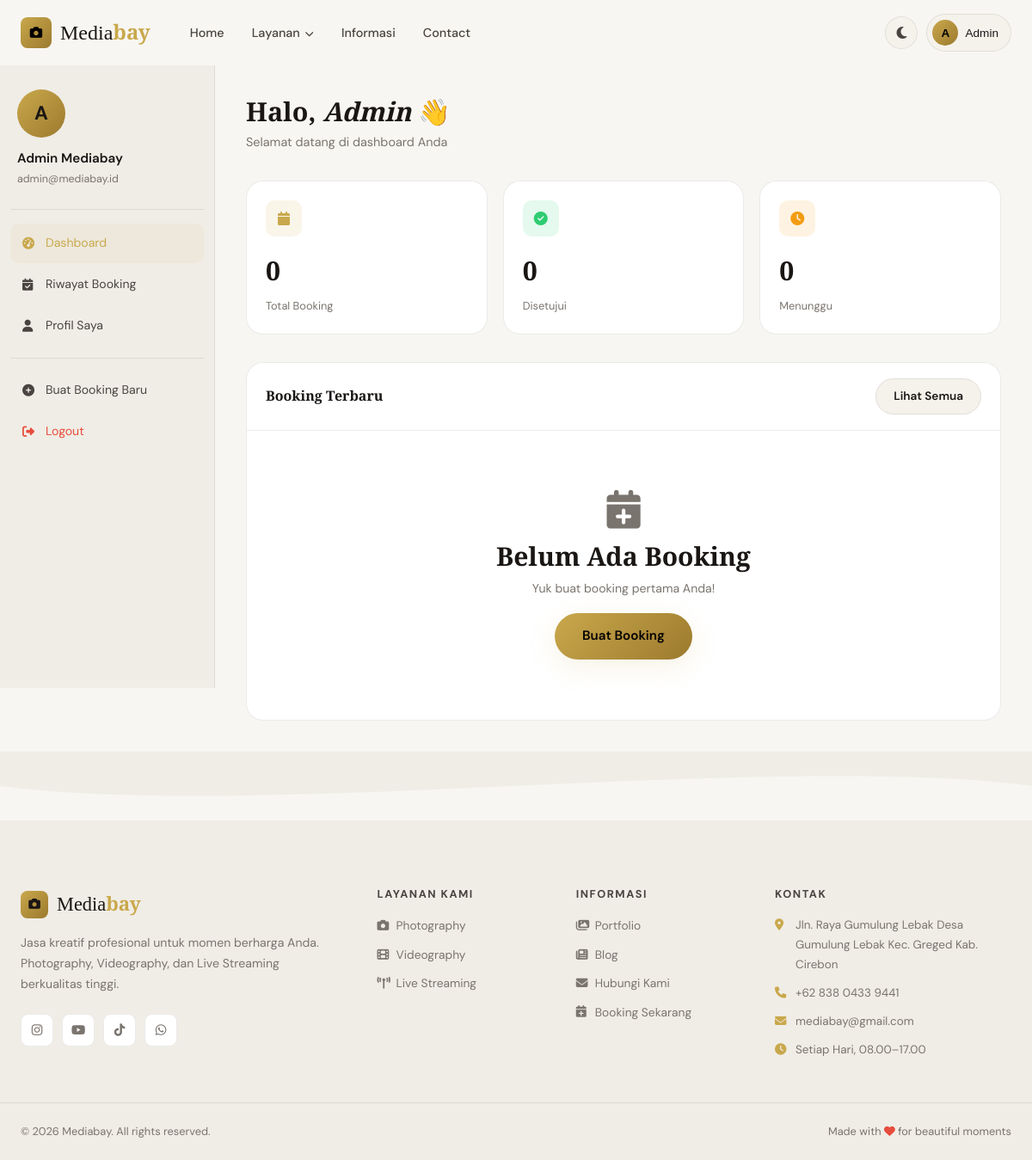
The app's page /dashboard (signed in) with its own data.
### tables this page shows
CREATE TABLE `users` (
  `id` int(11) NOT NULL,
  `name` varchar(150) NOT NULL,
  `email` varchar(150) NOT NULL,
  `phone` varchar(20) DEFAULT NULL,
  `password` varchar(255) NOT NULL,
  `role` enum('user','admin') DEFAULT 'user',
  `avatar` varchar(255) DEFAULT NULL,
  `created_at` timestamp NOT NULL DEFAULT current_timestamp(),
  `updated_at` timestamp NOT NULL DEFAULT current_timestamp() ON UPDATE current_timestamp()
);

CREATE TABLE `categories` (
  `id` int(11) NOT NULL,
  `name` varchar(100) NOT NULL,
  `slug` varchar(100) NOT NULL,
  `icon` varchar(50) DEFAULT NULL,
  `description` text DEFAULT NULL,
  `image` varchar(255) DEFAULT NULL,
  `sort_order` int(11) DEFAULT 0,
  `is_active` tinyint(1) DEFAULT 1,
  `created_at` timestamp NOT NULL DEFAULT current_timestamp()
);

### app/controllers/Controllers.php (called while the page is built, shortened)
<?php
class UserController extends Controller {
    public function dashboard(): void {
        $bookings = (new BookingModel())->getByUser($_SESSION['user_id']);
        $user     = (new UserModel())->find($_SESSION['user_id']);
        $this->view('user/dashboard', compact('bookings', 'user'));
    }
}

### public/index.php (called while the page is built, shortened)
<?php
require_once __DIR__ . '/../config/database.php';
require_once __DIR__ . '/../core/Database.php';
require_once __DIR__ . '/../core/Model.php';
require_once __DIR__ . '/../core/Router.php';
require_once __DIR__ . '/../app/models/Models.php';
require_once __DIR__ . '/../app/controllers/Controllers.php';
$scriptDir = dirname($_SERVER['SCRIPT_NAME'] ?? '/index.php');
$basePath  = ($scriptDir === '/' || $scriptDir === '\\') ? '' : rtrim($scriptDir, '/');
$router = new Router($basePath);
$router->dispatch();

### core/Database.php (called while the page is built)
<?php
class Database {
    private static ?PDO $instance = null;
    public static function getInstance(): PDO {
        if (self::$instance === null) {
            try {
                $dsn = "mysql:host=" . DB_HOST . ";dbname=" . DB_NAME . ";charset=" . DB_CHARSET;
                self::$instance = new PDO($dsn, DB_USER, DB_PASS, [
                    PDO::ATTR_ERRMODE            => PDO::ERRMODE_EXCEPTION,
                    PDO::ATTR_DEFAULT_FETCH_MODE => PDO::FETCH_ASSOC,
                    PDO::ATTR_EMULATE_PREPARES   => false,
                ]);
            } catch (PDOException $e) {
                die(json_encode(['error' => 'Database connection failed: ' . $e->getMessage()]));
            }
        }
        return self::$instance;
    }
}

### core/Model.php (called while the page is built, shortened)
<?php
abstract class Model {
    protected PDO $db;
    protected string $table = '';
    protected string $primaryKey = 'id';
    public function __construct() {
        $this->db = Database::getInstance();
    }
    public function find(int $id): ?array {
        $stmt = $this->db->prepare("SELECT * FROM {$this->table} WHERE {$this->primaryKey} = ?");
        $stmt->execute([$id]);
        $result = $stmt->fetch();
        return $result ?: null;
    }
}

### app/models/Models.php (called while the page is built, shortened)
<?php
class CategoryModel extends Model {
    public function getActive(): array {
        $stmt = $this->db->query("SELECT * FROM categories WHERE is_active=1 ORDER BY sort_order ASC");
        return $stmt->fetchAll();
    }
}
class BookingModel extends Model {
    public function getByUser(int $userId): array {
        $stmt = $this->db->prepare("
            SELECT b.*, p.name as package_name, s.name as service_name, c.name as category_name
            FROM bookings b
            JOIN packages p ON b.package_id = p.id
            JOIN services s ON p.service_id = s.id
            JOIN categories c ON s.category_id = c.id
            WHERE b.user_id = ?
            ORDER BY b.created_at DESC
        ");
        $stmt->execute([$userId]);
        return $stmt->fetchAll();
    }
}

### app/views/user/dashboard.php (the view, shortened to what this page needs)
<div class="dashboard-layout">
  <?php require __DIR__ . '/../partials/user_sidebar.php'; ?>
  <div class="dashboard-main">
    <div class="page-header">
      <h1>Halo, <em><?= htmlspecialchars(explode(' ', $user['name'])[0]) ?></em> 👋</h1>
      <p>Selamat datang di dashboard Anda</p>
    </div>
    <div class="stats-grid">
      <?php
      $total    = count($bookings);
      $approved = count(array_filter($bookings, fn($b) => $b['status'] === 'APPROVED'));
      $pending  = count(array_filter($bookings, fn($b) => in_array($b['status'], ['REQUESTED','WAITING_VERIFICATION'])));
      ?>
      <div class="stat-card">
        <div class="stat-icon stat-icon-gold"><i class="fas fa-calendar"></i></div>
        <div class="stat-value"><?= $total ?></div>
        <div class="stat-label">Total Booking</div>
      </div>
      <div class="stat-card">
        <div class="stat-icon stat-icon-green"><i class="fas fa-check-circle"></i></div>
        <div class="stat-value"><?= $approved ?></div>
        <div class="stat-label">Disetujui</div>
      </div>
      <div class="stat-card">
        <div class="stat-icon stat-icon-orange"><i class="fas fa-clock"></i></div>
        <div class="stat-value"><?= $pending ?></div>
        <div class="stat-label">Menunggu</div>
      </div>
    </div>
    <div class="card">
      <div class="card-header">
        <h3>Booking Terbaru</h3>
        <a href="<?= BASE_URL ?>/dashboard/booking" class="btn btn-ghost btn-sm">Lihat Semua</a>
      </div>
      <?php if ($bookings): ?>
      <div class="table-wrap">
        <table class="data-table">
          <thead>
            <tr>
              <th>Kode</th><th>Layanan</th><th>Tanggal Event</th><th>Total</th><th>Status</th><th>Aksi</th>
            </tr>
          </thead>
          <tbody>
            <?php $statusMap = ['REQUESTED'=>'requested','WAITING_VERIFICATION'=>'waiting','APPROVED'=>'approved','REJECTED'=>'rejected','EXPIRED'=>'expired']; ?>
            <?php $statusLabel = ['REQUESTED'=>'Menunggu','WAITING_VERIFICATION'=>'Verifikasi','APPROVED'=>'Disetujui','REJECTED'=>'Ditolak','EXPIRED'=>'Expired']; ?>
            <?php foreach(array_slice($bookings, 0, 5) as $b): ?>
            <tr>
              <td><strong style="color:var(--gold)"><?= htmlspecialchars($b['booking_code']) ?></strong></td>
              <td>
                <div><?= htmlspecialchars($b['service_name']) ?></div>
                <div style="font-size:0.78rem;color:var(--text-muted)"><?= htmlspecialchars($b['package_name']) ?></div>
              </td>
              <td><?= date('d M Y', strtotime($b['event_date'])) ?></td>
              <td>Rp <?= number_format($b['total_price'], 0, ',', '.') ?></td>
              <td><span class="badge badge-<?= $statusMap[$b['status']] ?>"><?= $statusLabel[$b['status']] ?></span></td>
              <td>
                <a href="<?= BASE_URL ?>/booking/<?= $b['booking_code'] ?>" class="btn btn-ghost btn-sm">Detail</a>
              </td>
            </tr>
            <?php endforeach; ?>
          </tbody>
        </table>
      </div>
      <?php else: ?>
      <div class="empty-state">
        <i class="fas fa-calendar-plus"></i>
        <h3>Belum Ada Booking</h3>
        <p>Yuk buat booking pertama Anda!</p>
        <a href="<?= BASE_URL ?>/booking" class="btn btn-primary" style="margin-top:16px">Buat Booking</a>
      </div>
      <?php endif; ?>
    </div>
  </div>
</div>

### core/Router.php (shortened to what this page needs)
<?php
class Router {
    private array $routes = [];
    private function addRoute(string $method, string $path, string $controller, string $action): void {
        $this->routes[] = [
            'method'     => $method,
            'path'       => $path,
            'controller' => $controller,
            'action'     => $action,
            'pattern'    => $this->pathToPattern($path),
        ];
    }
    private function pathToPattern(string $path): string {
        $pattern = preg_replace('/\/:([^\/]+)/', '/(?P<$1>[^/]+)', $path);
        return '#^' . $pattern . '$#';
    }
    public function dispatch(): void {
        $requestUri = parse_url($_SERVER['REQUEST_URI'], PHP_URL_PATH);
        $requestUri = rawurldecode($requestUri);
        $requestUri = '/' . ltrim($requestUri, '/');
        if ($requestUri !== '/') {
            $requestUri = rtrim($requestUri, '/');
        }
        $requestMethod = $_SERVER['REQUEST_METHOD'];
        foreach ($this->routes as $route) {
            if (($route['method'] === $requestMethod || $route['method'] === 'ANY') &&
                preg_match($route['pattern'], $requestUri, $matches)) {
                $params = array_filter($matches, fn($k) => !is_int($k), ARRAY_FILTER_USE_KEY);
                $this->invoke($route['controller'], $route['action'], $params);
                return;
            }
        }
    }
    private function invoke(string $controllerName, string $action, array $params): void {
        $controller = new $controllerName();
        call_user_func_array([$controller, $action], $params);
    }
}

### app/views/partials/footer.php
<?php
$footerCategories = (new CategoryModel())->getActive();
$iconMap = [
    'photography'    => 'camera',
    'videography'    => 'film',
    'live-streaming' => 'tower-broadcast',
];
?>
<footer class="footer">
    <div class="footer-wave">
        <svg viewBox="0 0 1440 80" preserveAspectRatio="none">
            <path d="M0,40 C360,80 1080,0 1440,40 L1440,80 L0,80 Z" fill="currentColor"/>
        </svg>
    </div>
    <div class="footer-body">
        <div class="footer-container">
            <div class="footer-col footer-brand">
                <div class="footer-logo">
                    <span class="logo-icon" style="width:32px;height:32px;border-radius:8px;background:linear-gradient(135deg,var(--gold),var(--gold-dark));display:inline-grid;place-items:center;color:var(--dark);font-size:0.85rem">
                        <i class="fas fa-camera"></i>
                    </span>
                    <span>Media<strong>bay</strong></span>
                </div>
                <p>Jasa kreatif profesional untuk momen berharga Anda. Photography, Videography, dan Live Streaming berkualitas tinggi.</p>
                <div class="footer-social">
                    <a href="https://www.instagram.com/mediabayhd?utm_source=ig_web_button_share_sheet&igsh=ZDNlZDc0MzIxNw==" aria-label="Instagram"><i class="fab fa-instagram"></i></a>
                    <a href="https://youtube.com/@mediabayhd?si=j1iJ98egsUOuwnk2" aria-label="YouTube"><i class="fab fa-youtube"></i></a>
                    <a href="#" aria-label="TikTok"><i class="fab fa-tiktok"></i></a>
                    <a href="#" aria-label="WhatsApp"><i class="fab fa-whatsapp"></i></a>
                </div>
            </div>
            <div class="footer-col">
                <h4>Layanan Kami</h4>
                <ul>
                    <?php foreach($footerCategories as $cat):
                        $icon = $iconMap[$cat['slug']] ?? ($cat['icon'] ?? 'circle');
                    ?>
                    <li>
                        <a href="<?= BASE_URL ?>/layanan/<?= htmlspecialchars($cat['slug']) ?>">
                            <i class="fas fa-<?= $icon ?>"></i>
                            <?= htmlspecialchars($cat['name']) ?>
                        </a>
                    </li>
                    <?php endforeach; ?>
                </ul>
            </div>
            <div class="footer-col">
                <h4>Informasi</h4>
                <ul>
                    <li><a href="<?= BASE_URL ?>/informasi"><i class="fas fa-images"></i> Portfolio</a></li>
                    <li><a href="<?= BASE_URL ?>/informasi"><i class="fas fa-newspaper"></i> Blog</a></li>
                    <li><a href="<?= BASE_URL ?>/contact"><i class="fas fa-envelope"></i> Hubungi Kami</a></li>
                    <li><a href="<?= BASE_URL ?>/booking"><i class="fas fa-calendar-plus"></i> Booking Sekarang</a></li>
                </ul>
            </div>
            <div class="footer-col">
                <h4>Kontak</h4>
                <ul class="footer-contact">
                    <li><i class="fas fa-map-marker-alt"></i> Jln. Raya Gumulung Lebak Desa Gumulung Lebak Kec. Greged Kab. Cirebon</li>
                    <li><i class="fas fa-phone"></i> +62 838 0433 9441</li>
                    <li><i class="fas fa-envelope"></i> mediabay@gmail.com</li>
                    <li><i class="fas fa-clock"></i> Setiap Hari, 08.00–17.00</li>
                </ul>
            </div>
        </div>
        <div class="footer-bottom">
            <p>&copy; <?= date('Y') ?> Mediabay. All rights reserved.</p>
            <p>Made with <i class="fas fa-heart" style="color:#e74c3c"></i> for beautiful moments</p>
        </div>
    </div>
</footer>

### records on screen
users: name "Admin"
categories: name "Photography"
categories: name "Videography"
categories: name "Live Streaming"

### other values on screen
$total "0"
$approved "0"
$pending "0"
